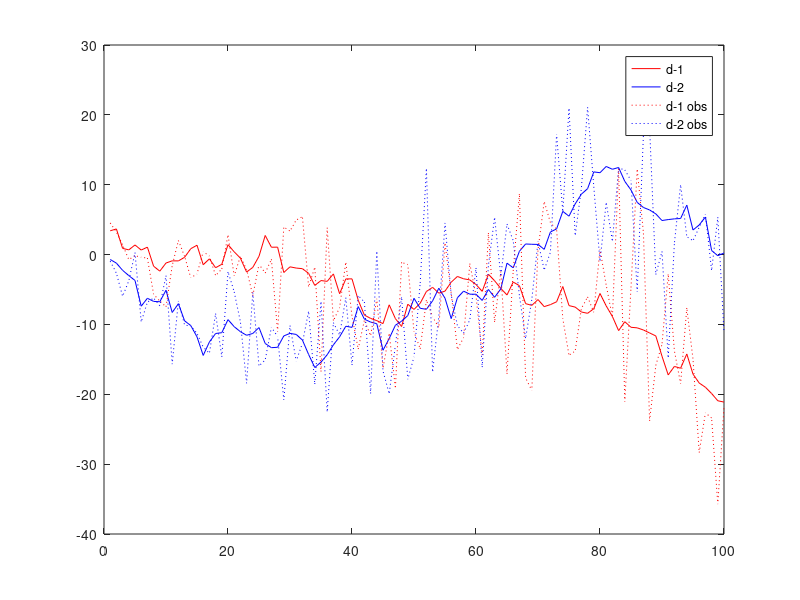
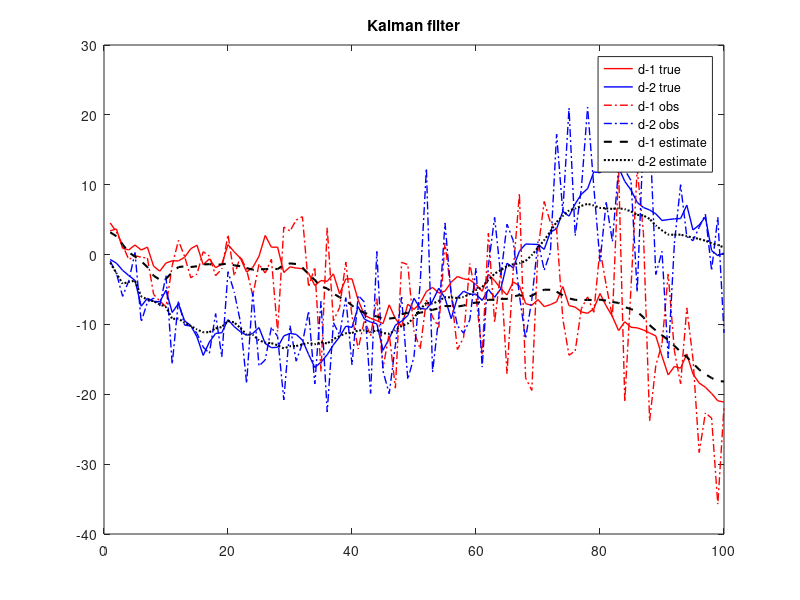

Source code (MATLAB) for these figures, in order:
close all; clear all
 
%% test on pure data
% simulation
T =   100; 
mu1 = [0,0];
C1 = [3,0;0,4];
Q = [2,0;0,3]; 
%Q = [1,0;0,1]; 
%Q = [7,6;6,7];
A = eye(2); 
%A = [2,3;2,4]; 

%Sigma = [1,0;0,1]; 


%%{
%change Sigma
for i = 1:T
    Sigma(:,:,i) = eye(2)*i ;  %change Sigma to see effect!!!!! smaller sigma, better inference
end
%}

%true
s = zeros(T,2); 
s(1,:) = mvnrnd(mu1,C1);

for i = 2:T
   epsilon = mvnrnd([0,0],Q);
   s(i,:) =  A*s(i-1,:)' + epsilon'; 
end
s_true = s; 

%observations
s_hat = zeros(T,2); 
for i = 1:T
    %s_hat(i,:) = mvnrnd(s(i,:),Sigma);
    s_hat(i,:) = mvnrnd(s(i,:),Sigma(:,:,i));
end

figure; plot(s(:,1),'r'); hold on; plot(s(:,2),'b'); 
plot(s_hat(:,1),'r:'); hold on; plot(s_hat(:,2),'b:'); legend('d-1','d-2','d-1 obs','d-2 obs');

% Calculate H
R = Q\A;  %(inv(Q)*A) 
D1 = -  (  inv(Sigma(:,:,1)) + inv(C1) + A'*inv(Q)*A   ); 
%Dt = -  (  inv(Sigma(:,:,1)) + inv(Q) + A'*inv(Q)*A   ); 
DT =  - (  inv(Sigma(:,:,T)) + inv(Q)  ); 

H = zeros(2*T); 
for i = 1:2:2*T
    if i == 1
        H(i:i+1,i:i+1) = D1;
    elseif i == 2*T-1
        i
        H(i:i+1,i:i+1) =  DT;
    else    
        H(i:i+1,i:i+1) =  -  (  inv(Sigma(:,:,(i+1)/2)) + inv(Q) + A'*inv(Q)*A   ); %Dt
    end
end

for i = 1:T-1
    H((i-1)*2+1:(i-1)*2+2,i*2+1:i*2+2) = R; 
    H(i*2+1:i*2+2,(i-1)*2+1:(i-1)*2+2) = R; 
end


% Calculate G
G1 = mu1*inv(C1) + s_hat(1,:)*inv(Sigma(:,:,1));

%Gt = s_hat(t,:)*inv(Sigma);

G = zeros([2*T,1]); 
for t = 1:T
    if t==1
         G(t*2-1:t*2) =  G1;
    else
        % G(t*2-1:t*2) =  s_hat(t,:)*inv(Sigma);
        G(t*2-1:t*2) =  s_hat(t,:)*inv(Sigma(:,:,t));
    end
end
    
% estimate
s_est_vec = -H\G; 
s_est = reshape(s_est_vec,2,T)'; 

figure; plot(s(:,1),'r','LineWidth',1); hold on; plot(s(:,2),'b','LineWidth',1); 
plot(s_hat(:,1),'r-.','LineWidth',1); hold on; plot(s_hat(:,2),'b-.','LineWidth',1); 
plot(s_est(:,1),'k--','LineWidth',1.5); hold on; plot(s_est(:,2),'k:','LineWidth',1.5); 

legend('d-1 true','d-2 true','d-1 obs','d-2 obs','d-1 estimate','d-2 estimate'); title('Kalman filter')
%[G, s_est_vec]


%isequal(H\G, inv(H)*G)

